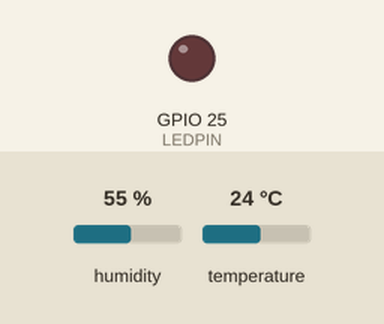
This sketch was run on a simulated ESP32. Parts: output pins drawn as LEDs (lit = HIGH). The inputs (shaded band) are chosen by the test bench; at power-on: temperature 24 °C, humidity 55 %. WiFi joins after 1.5 s; servers stay silent unless stated; no MQTT or app messages arrive unless stated; what the sketch prints to the serial monitor is not drawn.

Above: at 2.7 s.
2.8 s: temperature set to 29.5 °C
9.7 s: temperature set to 30.5 °C
At 11.4 s:
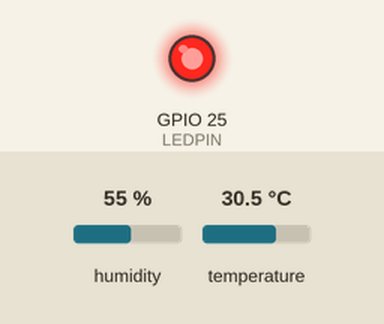
16.6 s: temperature set to 12 °C
At 21.4 s:
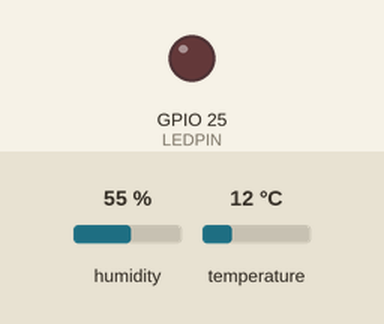
23.5 s: temperature set to 33 °C
At 25.3 s:
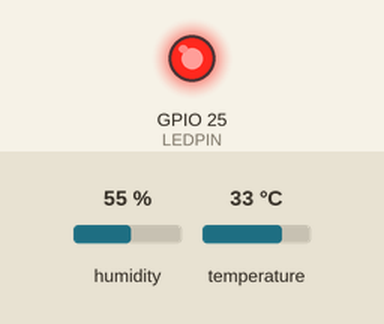
Timing chart, 0 to 26.8 s (numbered marks = the images above; inputs shaded):
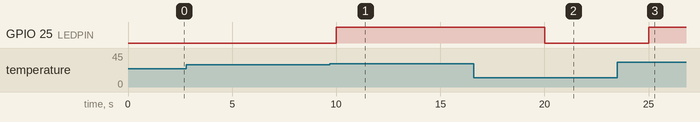

Measured:
- the behaviour switches between 30 and 30.1 °C on temperature (found by bisection; images 0 and 1)
- after the input at 2.8 s, every drawn part: stays the same
- after the input at 9.7 s, GPIO 25 (LEDPIN): LOW → HIGH after 0.31 s
- after the input at 16.6 s, GPIO 25 (LEDPIN): HIGH → LOW after 3.4 s
- after the input at 23.5 s, GPIO 25 (LEDPIN): LOW → HIGH after 1.5 s

The sketch:

sketch.ino
```cpp
#include <WiFi.h>
#include <PubSubClient.h>
#include <DHT.h>

const char* ssid = "Wokwi-GUEST";
const char* password = "";

const char* mqtt_server = "test.mosquitto.org";
const int mqtt_port = 1883;
const char* mqtt_client_id = "ESP32Monitor_Julia";
const char* mqtt_topic_temp = "mackenzie/iot/temperatura";
const char* mqtt_topic_humidity = "mackenzie/iot/umidade";

#define DHTPIN 4
#define LEDPIN 25
#define DHTTYPE DHT22

WiFiClient espClient;
PubSubClient client(espClient);
DHT dht(DHTPIN, DHTTYPE);

long lastMsg = 0;
int ledState = LOW;

void setup_wifi() {
  delay(10);
  Serial.println();
  Serial.print("Conectando-se a ");
  Serial.println(ssid);

  WiFi.begin(ssid, password);

  while (WiFi.status() != WL_CONNECTED) {
    delay(500);
    Serial.print(".");
  }

  Serial.println("");
  Serial.println("WiFi conectado!");
  Serial.print("Endereço IP: ");
  Serial.println(WiFi.localIP());
}

void reconnect_mqtt() {
  while (!client.connected()) {
    Serial.print("Tentando conexão MQTT...");
    if (client.connect(mqtt_client_id)) {
      Serial.println("conectado!");
    } else {
      Serial.print("falhou, rc=");
      Serial.print(client.state());
      Serial.println(" tentando novamente em 5 segundos");
      delay(5000);
    }
  }
}

void setup() {
  Serial.begin(115200);
  pinMode(LEDPIN, OUTPUT);

  dht.begin();

  setup_wifi();

  client.setServer(mqtt_server, mqtt_port);
}

void loop() {
  if (!client.connected()) {
    reconnect_mqtt();
  }
  client.loop();

  long now = millis();
  if (now - lastMsg > 5000) {
    lastMsg = now;

    float h = dht.readHumidity();
    float t = dht.readTemperature();

    if (isnan(h) || isnan(t)) {
      Serial.println("Falha na leitura do sensor DHT!");
      return;
    }

    if (t > 30.0) {
      digitalWrite(LEDPIN, HIGH);
      Serial.println("Temperatura > 30C. LED LIGADO!");
      ledState = HIGH;
    } else {
      digitalWrite(LEDPIN, LOW);
      Serial.println("Temperatura <= 30C. LED DESLIGADO.");
      ledState = LOW;
    }

    char tempString[8];
    dtostrf(t, 1, 2, tempString);
    Serial.print("Publicando temperatura: ");
    Serial.println(tempString);
    client.publish(mqtt_topic_temp, tempString);

    char humString[8];
    dtostrf(h, 1, 2, humString);
    Serial.print("Publicando umidade: ");
    Serial.println(humString);
    client.publish(mqtt_topic_humidity, humString);
  }
}
```
